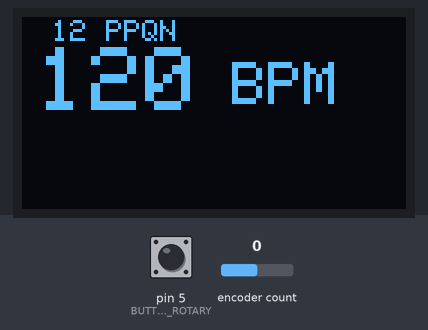
The sketch below on a simulated Arduino Uno, built with avr-gcc and run on an emulated ATmega328P. Shown: 128×64 one-colour display. Inputs (shaded band) come from the test bench; at power-on: pin 5 (BUTTON_ROTARY) HIGH, encoder count 0. MIDI output is not drawn; EEPROM starts erased.

Above: at 1.2 s.
1.3 s: pin 5 (BUTTON_ROTARY) pulled LOW for 1 s
At 3.6 s:
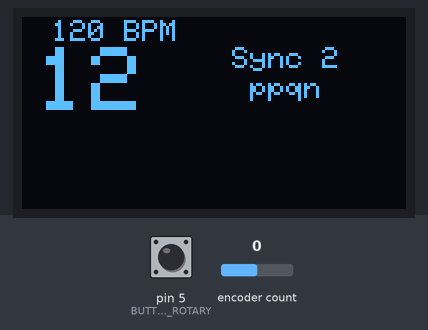
4.0 s: encoder count set to 1
At 5.0 s:
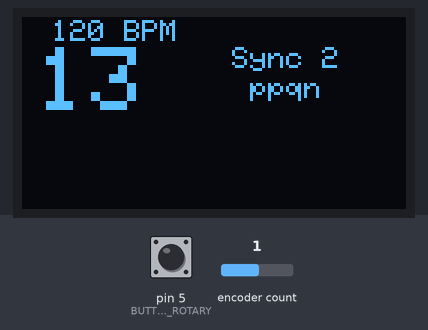
5.5 s: pin 5 (BUTTON_ROTARY) pulled LOW for 0.15 s
At 6.2 s:
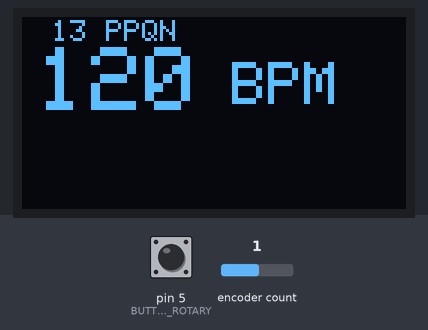
7.2 s: encoder count set to 2
At 8.4 s:
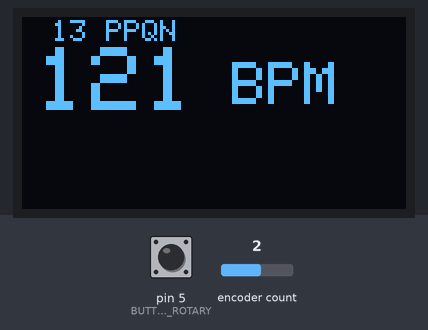
8.7 s: encoder count set to 3
At 9.7 s:
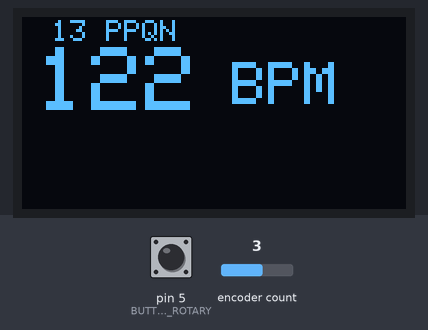
Timing chart, 0 to 11.2 s (numbered marks = the images above; inputs shaded):
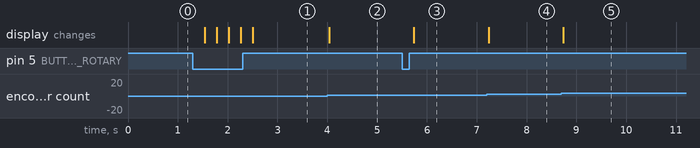

Measured:
- after the input at 1.3 s, the display: changes after 0.24 s (image 1)
- after the input at 4.0 s, the display: changes at once (image 2)
- after the input at 5.5 s, the display: changes after 0.24 s (image 3)
- after the input at 7.2 s, the display: changes at once (image 4)
- after the input at 8.7 s, the display: changes at once (image 5)

The sketch:

Arduino_Master_Sync_3CV_v2.ino
```cpp
// (licence header left out)
#include <Adafruit_SSD1306.h>
#include <TimerOne.h>
#include <EEPROM.h>
#include <Encoder.h>
#include <MIDI.h>

#define OLED_RESET 4
Adafruit_SSD1306 display(OLED_RESET);

#define LED_PIN1 7 // Tempo LED
#define SYNC_OUTPUT_PIN 6 // Audio Sync Digital Pin
#define SYNC_OUTPUT_PIN2 8 // 2nd Audio Sync Pin
#define SYNC_OUTPUT_PIN3 9 // 3rd Audio Sync Pin       // comment out if you only have 2 CV jacks
#define BUTTON_START 4 // Start/Stop Push Button
#define BUTTON_ROTARY 5 // Rotary Encoder Button

#define CLOCKS_PER_BEAT 24 // MIDI Clock Ticks
#define AUDIO_SYNC 12 // Audio Sync Ticks
#define AUDIO_SYNC2 12 // 2nd Audio Sync Ticks

#define MINIMUM_BPM 20
#define MAXIMUM_BPM 300

#define BLINK_TIME 4 // LED blink time

volatile int  blinkCount = 0,
              blinkCount2 = 0,
              AudioSyncCount = 0,
              AudioSyncCount2 = 0;

long intervalMicroSeconds,
      bpm,
      audio_sync2;

boolean playing = false,
      sync_editing = false;
//      display_update = false;

int sync_current;

Encoder myEnc(2, 3); // Rotary Encoder Pin 2,3

MIDI_CREATE_DEFAULT_INSTANCE();

void setup(void) {
  MIDI.begin(); // MIDI init
  MIDI.turnThruOff();
// Serial.begin(9600);
// Serial.println("Starting MASTER SYNC!!!");
  bpm = EEPROMReadInt(0);
  if (bpm > MAXIMUM_BPM || bpm < MINIMUM_BPM) {
    bpm = 120;
  }
  audio_sync2 = EEPROMReadInt(3);
  if (audio_sync2 > 64 || audio_sync2 < 2) {
    audio_sync2 = 12;
  }

//  sync_current = (audio_sync2 - 12)*-1;
  sync_current = audio_sync2;

  Timer1.initialize(intervalMicroSeconds);
  Timer1.setPeriod(60L * 1000 * 1000 / bpm / CLOCKS_PER_BEAT);
  Timer1.attachInterrupt(sendClockPulse);

  pinMode(BUTTON_START,INPUT_PULLUP);
  pinMode(BUTTON_ROTARY,INPUT_PULLUP);

  // set up initial display
  display.begin(SSD1306_SWITCHCAPVCC, 0x3C);
  display.clearDisplay();
  // display the BPM value
  display.setTextColor(WHITE);
  display.setTextSize(3);
  display.setCursor(5,10);
  display.print(bpm);
  display.setTextSize(2);
  display.setCursor(70,15);
  display.print("BPM");
  // display 2nd sync ppqn value
  display.setTextSize(1);
  display.setCursor(10,1);
  display.print(sync_current);
  display.print(" PPQN");
  display.display();
}

void EEPROMWriteInt(int p_address, int p_value) // write a value to memory
     {
     byte lowByte = ((p_value >> 0) & 0xFF);
     byte highByte = ((p_value >> 8) & 0xFF);

     EEPROM.write(p_address, lowByte);
     EEPROM.write(p_address + 1, highByte);
     }

unsigned int EEPROMReadInt(int p_address) // read a value from memory
     {
     byte lowByte = EEPROM.read(p_address);
     byte highByte = EEPROM.read(p_address + 1);

     return ((lowByte << 0) & 0xFF) + ((highByte << 8) & 0xFF00);
}

void bpm_display() {  // update the BPM display
  updateBpm();
  EEPROMWriteInt(0,bpm);

//  sync_current = (audio_sync2 - 12)*-1;
  sync_current = audio_sync2;  // Changed to show absolute value
  // display the BPM in a large font
  display.setTextSize(3);
  display.setCursor(5,10);
  display.setTextColor(WHITE, BLACK);
  display.print("            ");
  display.setCursor(5,10);

  display.print(bpm);
  display.setTextSize(2);
  display.setCursor(70,15);
  display.print("BPM");

    // display seq2 ppqn in a small font above
  display.setTextSize(1);
  display.setCursor(10,1);
  display.print("            ");
  display.setCursor(10,1);
  display.print(sync_current);
  display.print(" PPQN");

  display.display();

//  display_update = false;
}

void sync_display() {
  EEPROMWriteInt(3,audio_sync2);

//  int sync_current;

//  sync_current = (audio_sync2 - 12)*-1;
  sync_current = audio_sync2;
   // display seq2 ppqn in a large font
  display.setTextSize(3);
  display.setCursor(5,10);
  display.setTextColor(WHITE, BLACK);
  display.print("            ");
  display.setCursor(5,10);
  display.print(sync_current);
  display.setTextSize(1);
  display.setCursor(70,10);
  display.print("Sync 2");
  display.setCursor(70,20);
  display.print(" ppqn");

   // display bpm in a small font above
  display.setTextSize(1);
  display.setCursor(10,1);
  display.print("             ");
  display.setCursor(10,1);
  display.print(bpm);
  display.print(" BPM");

  display.display();
}

void startOrStop() {
  if (!playing) {
    MIDI.sendRealTime(midi::Start);
  } else {
    all_off();
    MIDI.sendRealTime(midi::Stop);
  }
  playing = !playing;
}

int oldPosition;

void loop(void) {
  byte i = 0;
  byte p = 0;

  if (digitalRead(BUTTON_START) == LOW) {
    startOrStop();
    delay(300); // ugly but just make life easier, no need to check debounce
  } else if (digitalRead(BUTTON_ROTARY) == LOW) {
    p = 1; // adjust second CV ppqn
    delay(200);

  }

  int newPosition = (myEnc.read()/4);
  if (newPosition != oldPosition) {
    if (oldPosition < newPosition) {
      i = 2;
    } else if (oldPosition > newPosition) {
      i = 1;
    }
    if (abs(oldPosition - newPosition) > 3) { // controller is being turned quickly
      i = i * 10;
    }

    oldPosition = newPosition;
  }

  if (!sync_editing) {
      if (i == 2) {
        bpm++;
        if (bpm > MAXIMUM_BPM) {
          bpm = MAXIMUM_BPM;
        }
        bpm_display();
      } else if (i == 1) {
        bpm--;
        if (bpm < MINIMUM_BPM) {
          bpm = MINIMUM_BPM;
        }
        bpm_display();
      } else if (i == 20) { // controller was turned quickly so increment by 10
        bpm = bpm + 10;
        if (bpm < MINIMUM_BPM) {
          bpm = MINIMUM_BPM;
        }
        bpm_display();
      } else if (i == 10) {  // controller was turned quickly so decrement by 10
        bpm = bpm - 10;
        if (bpm < MINIMUM_BPM) {
          bpm = MINIMUM_BPM;
        }
        bpm_display();
      } else if (p == 1) {
        //rotary.resetPush();
        sync_display();
        sync_editing = true;

      }
  } else  { // 2nd jack audio sync ppqn
      if (p == 1) {
//        Serial.println("Button pushed");
        bpm_display();
        sync_editing = false;
      } else if (i == 1) {
        audio_sync2--;
        if (audio_sync2 > 64) { audio_sync2 = 64; }
        sync_display();
      } else if (i == 2) {
        audio_sync2++;
        if (audio_sync2 < 2) { audio_sync2 = 2; }
        sync_display();
      }
  }
}

void all_off() { // make sure all sync, led pin stat to low
  digitalWrite(SYNC_OUTPUT_PIN, LOW); // Main CV
  digitalWrite(SYNC_OUTPUT_PIN2, LOW); // 2nd CV
  digitalWrite(SYNC_OUTPUT_PIN3, LOW); // 3rd CV       // comment out if you only have 2 CV jacks
  digitalWrite(LED_PIN1, LOW);
}

void sendClockPulse() {

  MIDI.sendRealTime(midi::Clock); // sending midi clock

  if (playing) {

  blinkCount = (blinkCount + 1) % CLOCKS_PER_BEAT;
  blinkCount2 = (blinkCount2 + 1) % (CLOCKS_PER_BEAT / 2);
  AudioSyncCount = (AudioSyncCount + 1) % AUDIO_SYNC;
  AudioSyncCount2 = (AudioSyncCount2 + 1) % audio_sync2;

  if (AudioSyncCount == 0) { // Main CV
      digitalWrite(SYNC_OUTPUT_PIN, HIGH);

  } else {
    if (AudioSyncCount == 1) {
      digitalWrite(SYNC_OUTPUT_PIN, LOW);
    }
  }

  if (AudioSyncCount2 == 0) { // 2nd and 3rd CV
      digitalWrite(SYNC_OUTPUT_PIN2, HIGH);
      digitalWrite(SYNC_OUTPUT_PIN3, HIGH);      // comment out if you only have 2 CV jacks
  } else {
    if (AudioSyncCount2 == 1) {
      digitalWrite(SYNC_OUTPUT_PIN2, LOW);
      digitalWrite(SYNC_OUTPUT_PIN3, LOW);       // comment out if you only have 2 CV jacks
    }
  }

  if (blinkCount == 0) {
      digitalWrite(LED_PIN1, HIGH);
  } else {
     if (blinkCount == BLINK_TIME) {
       digitalWrite(LED_PIN1, LOW);
     }
  }


  } // if playing
}

void updateBpm() { // update BPM function (on the fly)
  long interval = 60L * 1000 * 1000 / bpm / CLOCKS_PER_BEAT;
  Timer1.setPeriod(interval);
}
```
